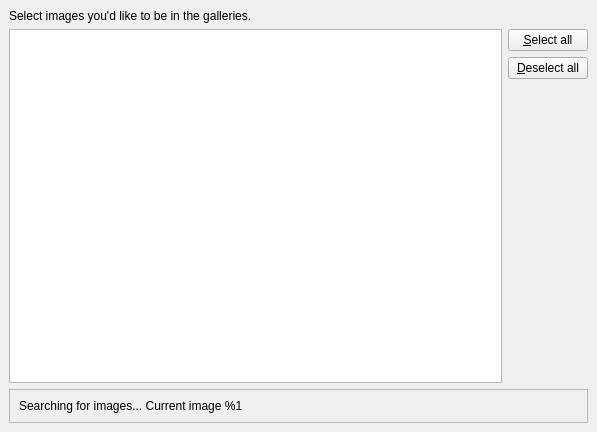
<ui version="4.0" >
 <class>NewImageSelectPage</class>
 <widget class="QWidget" name="NewImageSelectPage" >
  <property name="geometry" >
   <rect>
    <x>0</x>
    <y>0</y>
    <width>597</width>
    <height>432</height>
   </rect>
  </property>
  <layout class="QGridLayout" >
   <property name="margin" >
    <number>9</number>
   </property>
   <property name="spacing" >
    <number>6</number>
   </property>
   <item row="0" column="0" >
    <widget class="QLabel" name="label" >
     <property name="text" >
      <string>Select images you'd like to be in the galleries.</string>
     </property>
    </widget>
   </item>
   <item row="2" column="1" >
    <widget class="QPushButton" name="deselectAllButton" >
     <property name="text" >
      <string>&amp;Deselect all</string>
     </property>
    </widget>
   </item>
   <item row="1" column="1" >
    <widget class="QPushButton" name="selectAllButton" >
     <property name="text" >
      <string>&amp;Select all</string>
     </property>
    </widget>
   </item>
   <item row="3" column="1" >
    <spacer>
     <property name="orientation" >
      <enum>Qt::Vertical</enum>
     </property>
     <property name="sizeHint" >
      <size>
       <width>20</width>
       <height>181</height>
      </size>
     </property>
    </spacer>
   </item>
   <item row="4" column="0" colspan="2" >
    <widget class="QFrame" name="progressFrame" >
     <property name="frameShape" >
      <enum>QFrame::StyledPanel</enum>
     </property>
     <property name="frameShadow" >
      <enum>QFrame::Raised</enum>
     </property>
     <layout class="QGridLayout" >
      <property name="margin" >
       <number>9</number>
      </property>
      <property name="spacing" >
       <number>6</number>
      </property>
      <item row="0" column="1" >
       <widget class="QLabel" name="outputLabel" >
        <property name="text" >
         <string>Searching for images... Current image %1</string>
        </property>
       </widget>
      </item>
     </layout>
    </widget>
   </item>
   <item rowspan="3" row="1" column="0" >
    <widget class="QListWidget" name="imageList" >
     <property name="dragDropMode" >
      <enum>QAbstractItemView::NoDragDrop</enum>
     </property>
     <property name="selectionMode" >
      <enum>QAbstractItemView::MultiSelection</enum>
     </property>
     <property name="iconSize" >
      <size>
       <width>128</width>
       <height>128</height>
      </size>
     </property>
     <property name="textElideMode" >
      <enum>Qt::ElideMiddle</enum>
     </property>
     <property name="movement" >
      <enum>QListView::Static</enum>
     </property>
     <property name="flow" >
      <enum>QListView::LeftToRight</enum>
     </property>
     <property name="isWrapping" stdset="0" >
      <bool>true</bool>
     </property>
     <property name="resizeMode" >
      <enum>QListView::Adjust</enum>
     </property>
     <property name="gridSize" >
      <size>
       <width>140</width>
       <height>200</height>
      </size>
     </property>
     <property name="viewMode" >
      <enum>QListView::IconMode</enum>
     </property>
     <property name="uniformItemSizes" >
      <bool>false</bool>
     </property>
     <property name="wordWrap" >
      <bool>true</bool>
     </property>
    </widget>
   </item>
  </layout>
 </widget>
 <resources/>
 <connections>
  <connection>
   <sender>selectAllButton</sender>
   <signal>clicked()</signal>
   <receiver>imageList</receiver>
   <slot>selectAll()</slot>
   <hints>
    <hint type="sourcelabel" >
     <x>522</x>
     <y>20</y>
    </hint>
    <hint type="destinationlabel" >
     <x>236</x>
     <y>152</y>
    </hint>
   </hints>
  </connection>
  <connection>
   <sender>deselectAllButton</sender>
   <signal>clicked()</signal>
   <receiver>imageList</receiver>
   <slot>clearSelection()</slot>
   <hints>
    <hint type="sourcelabel" >
     <x>559</x>
     <y>56</y>
    </hint>
    <hint type="destinationlabel" >
     <x>367</x>
     <y>80</y>
    </hint>
   </hints>
  </connection>
 </connections>
</ui>
